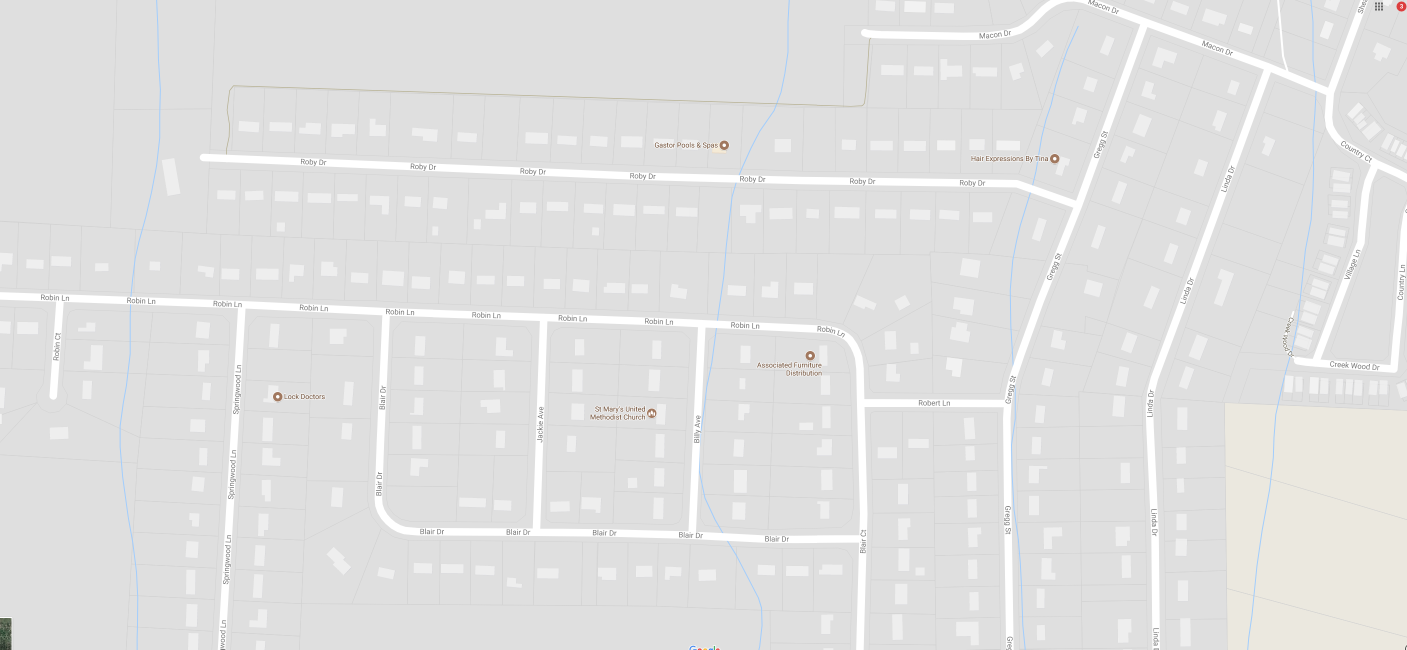
#> input picture data/Archdale.png, 2814 x 1299 px, found by its file name (shown at 1/2 size); its folder holds only this picture in this run
$ python build-orientation-finder.py --image data/Archdale.png   (Python 2 division)   (older library calls are emulated)
#> lines starting #> are read from the running program, lines starting #| are printed output that depends on the picture; after the words box and inside, x2 and y2 are one past the last pixel; in counts of white or black regions, pixels touching at a corner belong together
# import the necessary packages
import argparse
import imutils
import cv2
import numpy as np
from colour import Color

# "optimal" solar range in degrees from due south
solar_range = 30

#minimum house area
min_area =20

# house color in google maps
# rgb(238,238,238)
low = 235
high = 242
lower_house = np.array([low,low,low])
upper_house = np.array([high,high,high])

# construct the argument parse and parse the arguments
ap = argparse.ArgumentParser()
ap.add_argument("-i", "--image", required=True,
	help="path to the input image")
args = vars(ap.parse_args())

# load the image, threshold by colot, save a grayscale copy of original
image = cv2.imread("./data/"+args["image"])
#> image is the input picture: shape (1299, 2814, 3); mean B, G, R 224.6, 224.9, 225
house = cv2.inRange(image,lower_house,upper_house)
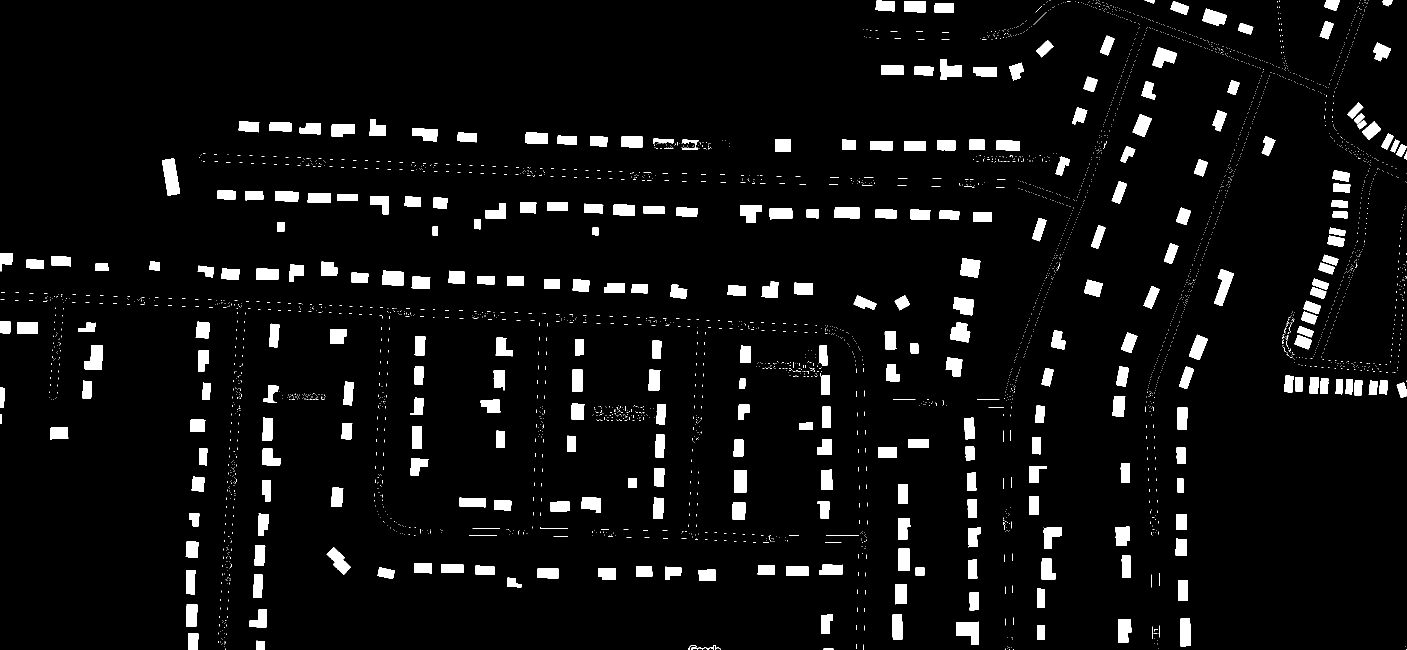
#> house: shape (1299, 2814) (shown at 1/2 size); 5.5% white; 3798 white regions (3497 under 20 px)
gray = cv2.cvtColor(image, cv2.COLOR_BGR2GRAY)

# find contours in the thresholded image
cnts = cv2.findContours(house.copy(), cv2.RETR_EXTERNAL,
	cv2.CHAIN_APPROX_SIMPLE)
#> cnts = 3798 contours, 3520 with area under 20; largest, box (x1, y1, x2, y2) and area: (324, 317, 360, 392) 1710, (1912, 1243, 1957, 1290) 1419, (2428, 538, 2468, 612) 1331, (168, 690, 206, 740) 1252, (1920, 516, 1961, 556) 1173
cnts = cnts[0] if imutils.is_cv2() else cnts[1]

# setup each scene for plotting on top of later
house = cv2.merge([house, house, house])
#> house: shape (1299, 2814, 3); 5.5% white; 3798 white regions (3497 under 20 px), largest, box (x1, y1, x2, y2) and area: (324, 317, 360, 392) 1805, (1912, 1243, 1957, 1290) 1508, (2428, 538, 2468, 612) 1421
contours = cv2.merge([gray, gray, gray])
boxes = contours.copy()
arrows = contours.copy()
shaded = contours.copy()

# define array to hold cummulative image with all six steps
(h, w) = image.shape[:2]
output = np.zeros((h * 6, w,3), dtype="uint8")
output[0:h,     0:w] = image
output[h:2*h,   0:w] = house
output[2*h:3*h, 0:w] = contours
output[3*h:4*h, 0:w] = boxes
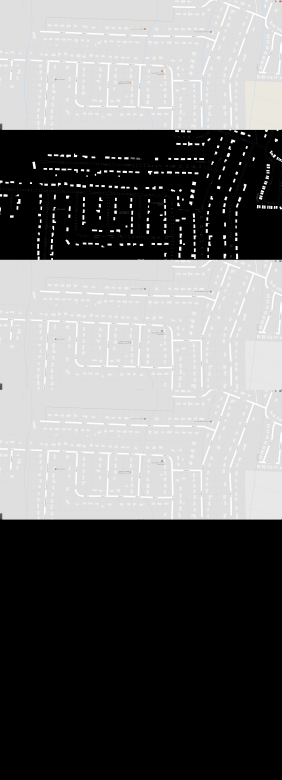
#> output: shape (7794, 2814, 3) (shown at 1/10 size); mean B, G, R 114.8, 114.8, 114.8
output[4*h:5*h, 0:w] = arrows
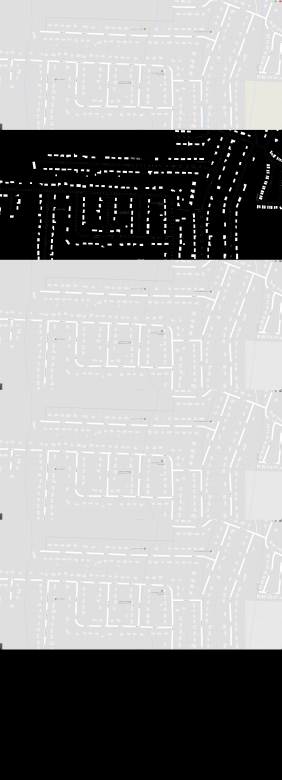
#> output: shape (7794, 2814, 3) (shown at 1/10 size); mean B, G, R 152.2, 152.3, 152.3
output[5*h:6*h, 0:w] = shaded
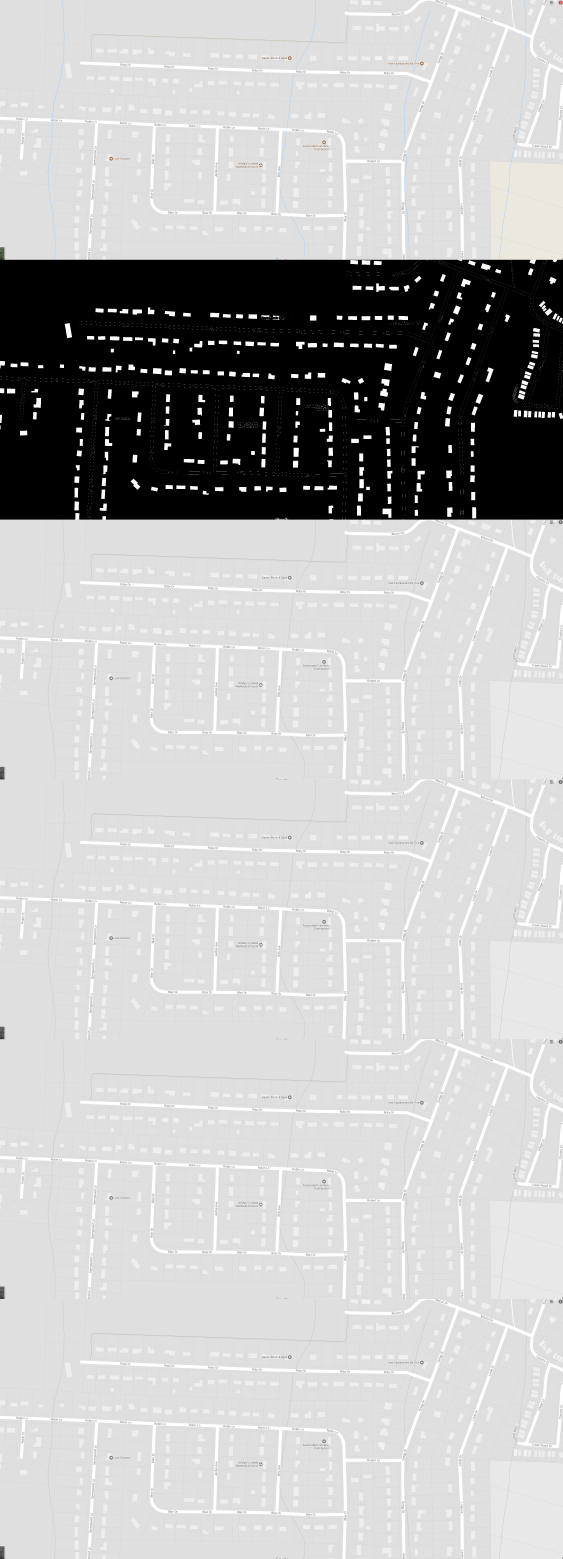
#> output: shape (7794, 2814, 3) (shown at 1/5 size); mean B, G, R 189.7, 189.8, 189.8

# loop over the contours
for c in cnts:
	# find area of selected contour
	area = cv2.contourArea(c)

	# if the contour is too small, ignore it
	if area < min_area:
		continue

	# compute the center of the contour
	M = cv2.moments(c)
	cX = int(M["m10"] / M["m00"])
	cY = int(M["m01"] / M["m00"])

	# draw the contour and center of the shape on the image (purple)
	cv2.drawContours(contours, [c], -1, (255, 0, 150), 2)

	# for each contour, fit a rectangle
	rect = cv2.minAreaRect(c)
	box = cv2.boxPoints(rect)
	box = np.int0(box)
	center=rect[0]

	#Store center, angle, width and height for fit rectangle
	angle_deg = rect[2]
	dim = rect[1]
	rect_w = dim[0]
	rect_h = dim[1]

	# correct angle to make sure follows major axis
	if (rect_w < rect_h):
  		angle_deg = 90 + angle_deg

  	# convert to minor axis
  	angle_deg = 90 + angle_deg

  	#convert to radians
	angle = np.radians(angle_deg)

	#plot fit rectangles (in blue)
	cv2.drawContours(boxes,[box],0,(255,0,0),2)

	# provide length and calculate endpoints for arrow pointing
	# in optimal solar direction for each building
	length = 20
	end_x = int(center[0]+(length*np.cos(angle)))
	end_y = int(center[1]+(length*np.sin(angle)))
	endpoint=(end_x,end_y)
	center=(int(center[0]),int(center[1]))

	# set up heatmap from red (best) to yellow (worst)
	# colors[0] == red, colors[90] == yellow
#> (the run stopped early here; a loop or call above may not have finished)

$ run again, on data/CayugaHeights.png
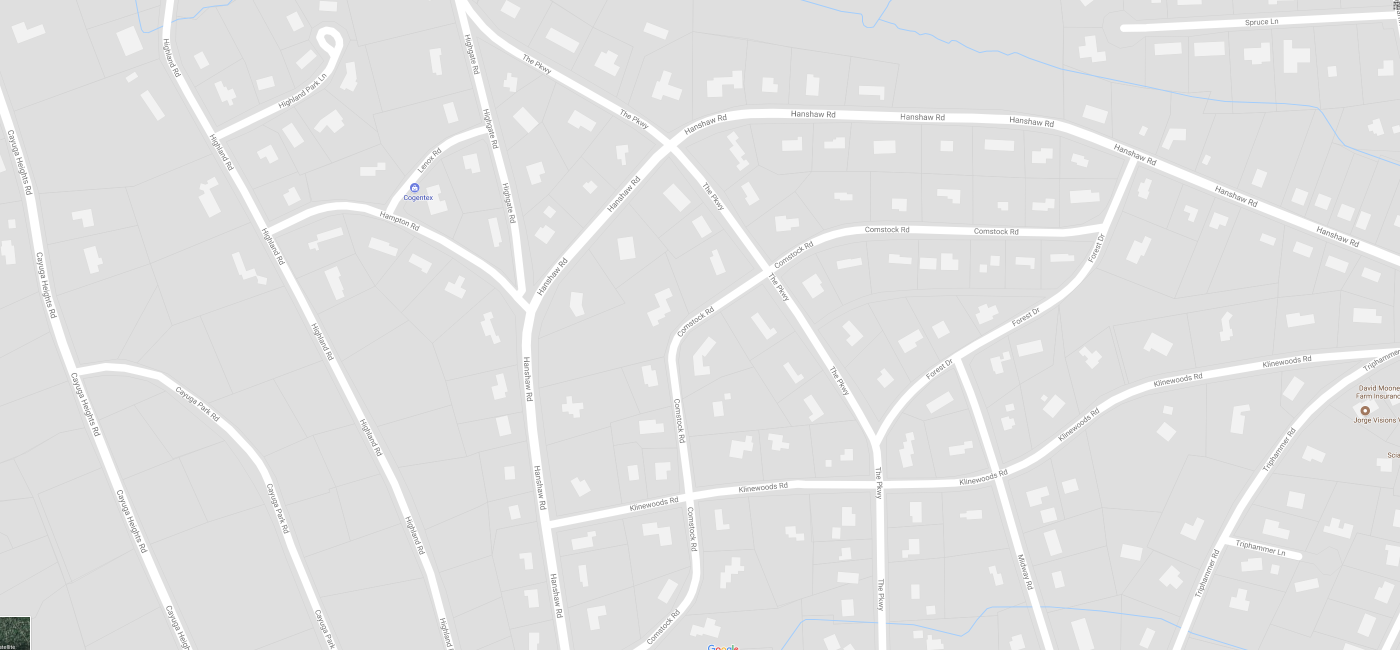
#> input picture data/CayugaHeights.png, 2800 x 1300 px, found by its file name (shown at 1/2 size)
#> image is the input picture: shape (1300, 2800, 3); mean B, G, R 225, 224.9, 224.9
#> `house = cv2.inRange(image,lower_house,upper_house)`:
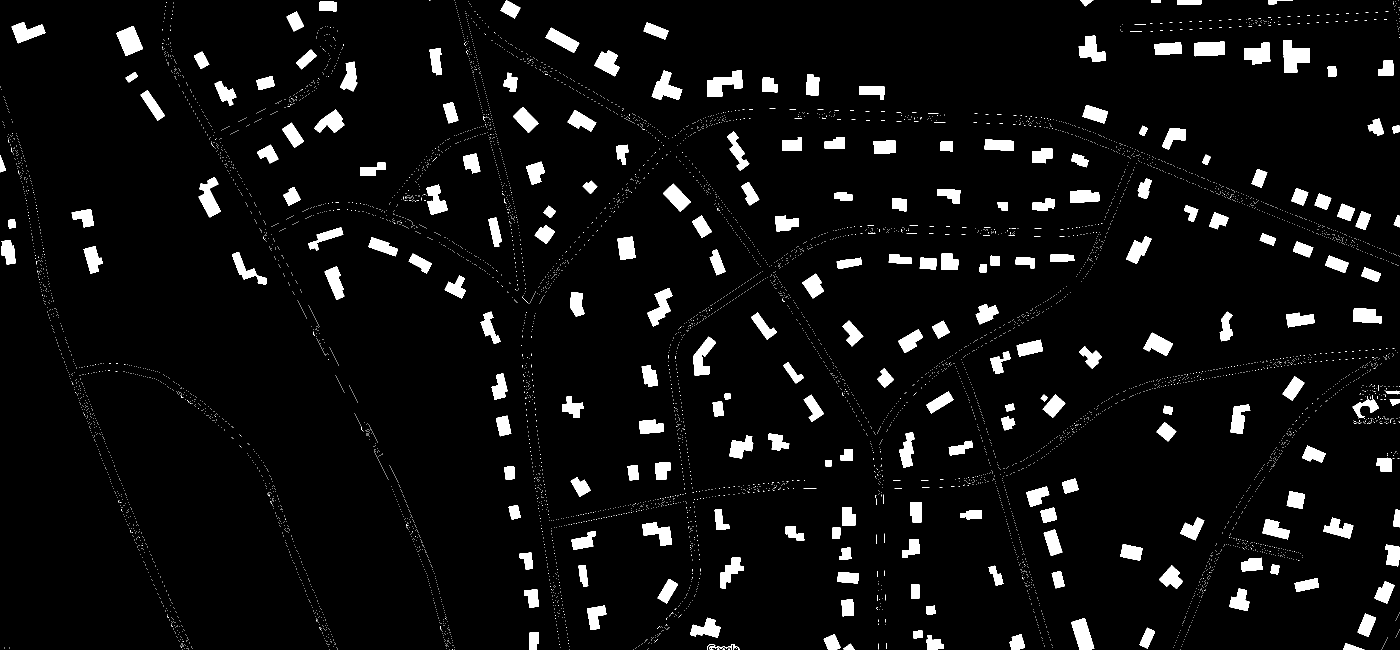
#> house: shape (1300, 2800) (shown at 1/2 size); 5.4% white; 7672 white regions (7454 under 20 px)
#> cnts = 7672 contours, 7460 with area under 20; largest, box (x1, y1, x2, y2) and area: (2567, 80, 2620, 146) 2181, (1414, 141, 1485, 194) 1925, (233, 52, 286, 112) 1808, (1303, 141, 1365, 200) 1744, (2142, 1236, 2189, 1300) 1728
#> `output[5*h:6*h, 0:w] = shaded`:
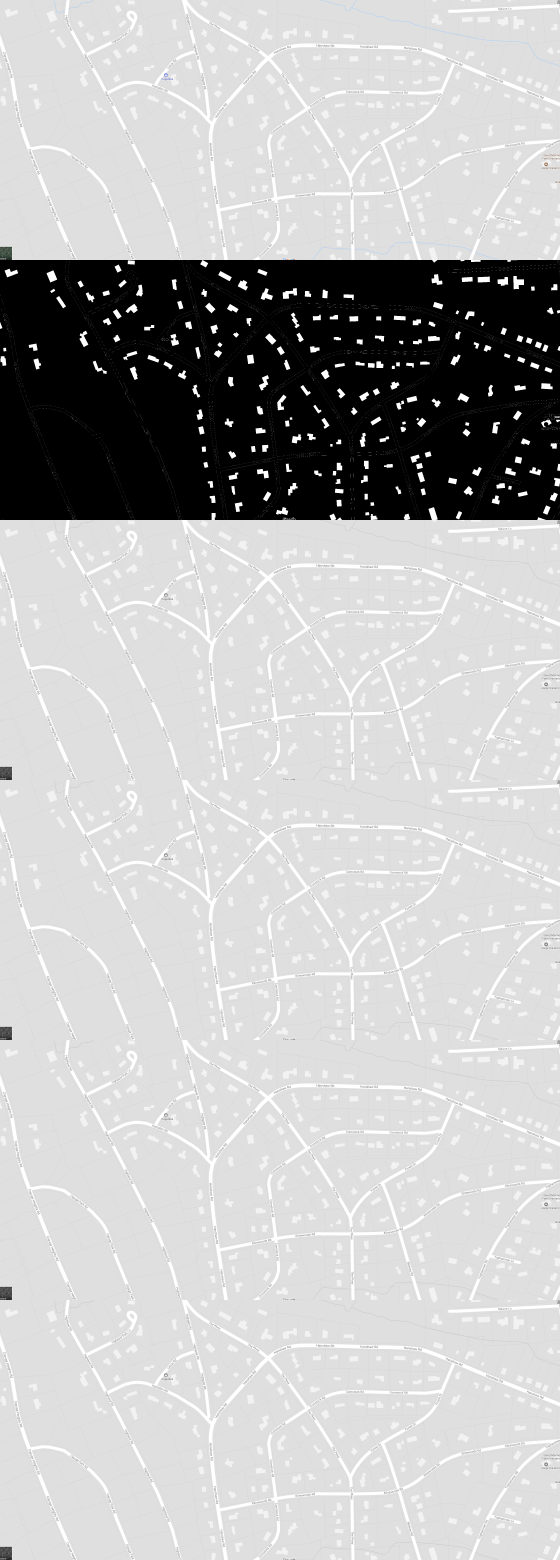
#> output: shape (7800, 2800, 3) (shown at 1/5 size); mean B, G, R 189.7, 189.7, 189.7

$ run again, on data/Lansing.png
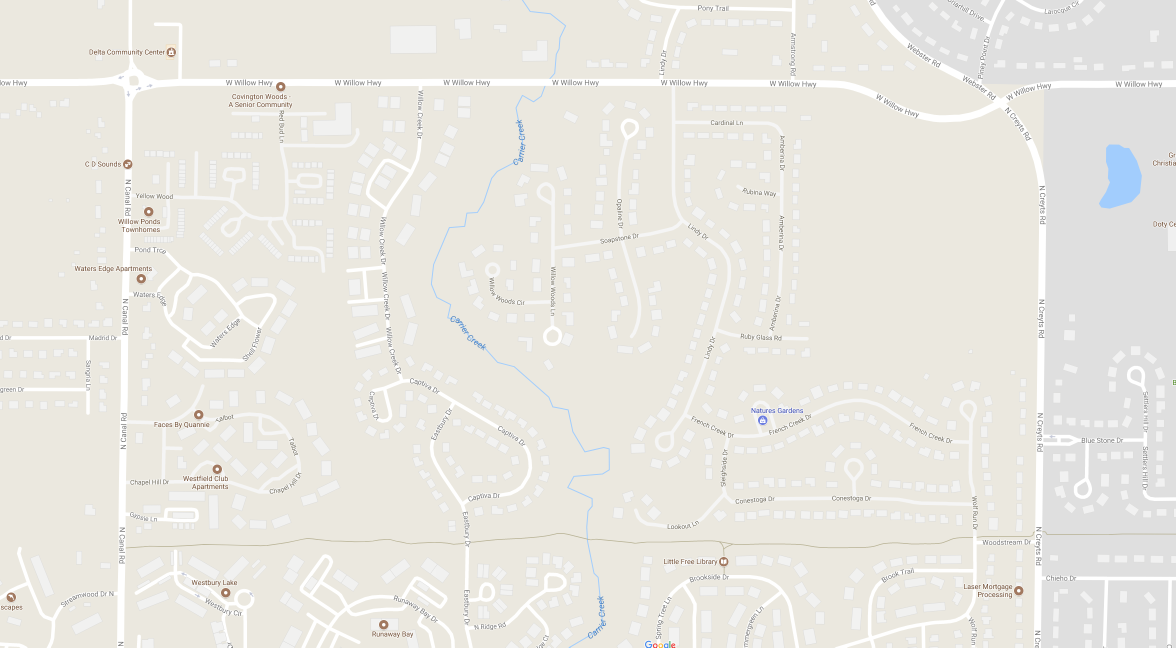
#> input picture data/Lansing.png, 2352 x 1295 px, found by its file name (shown at 1/2 size)
#> image is the input picture: shape (1295, 2352, 3); mean B, G, R 225.3, 231.7, 233.7
#> `house = cv2.inRange(image,lower_house,upper_house)`:
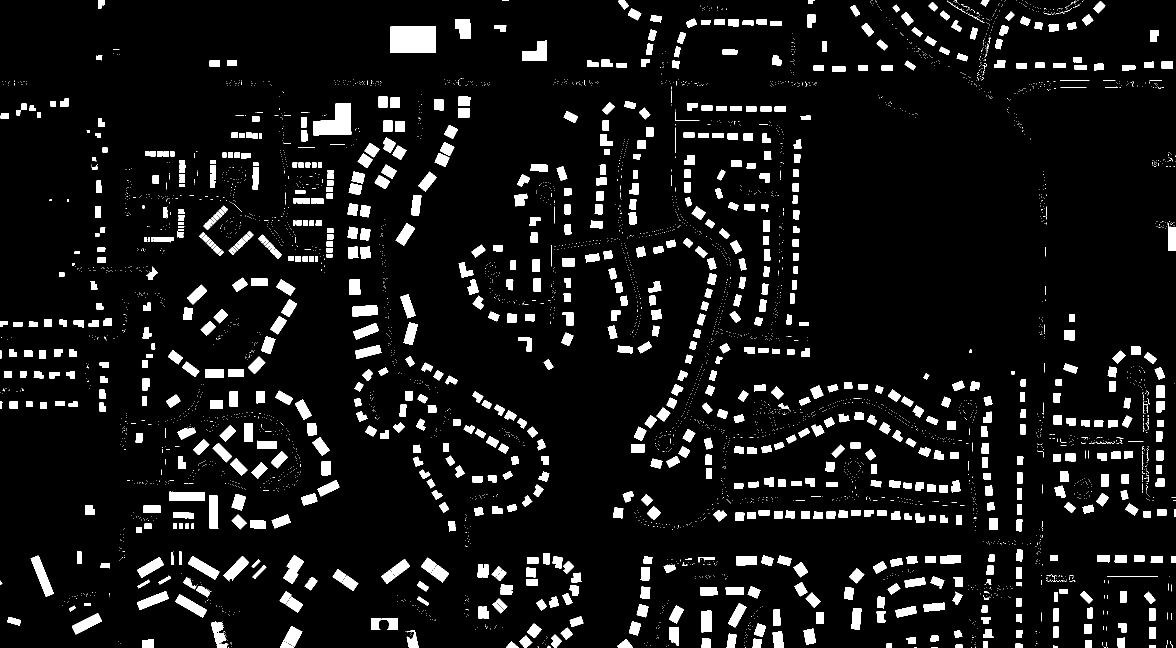
#> house: shape (1295, 2352) (shown at 1/2 size); 8% white; 4663 white regions (3812 under 20 px)
#> cnts = 4663 contours, 3844 with area under 20; largest, box (x1, y1, x2, y2) and area: (781, 52, 872, 106) 4712, (627, 206, 703, 271) 3084, (61, 1111, 108, 1193) 1321, (1045, 81, 1094, 122) 1258, (842, 1115, 898, 1165) 1142
#> `output[5*h:6*h, 0:w] = shaded`:
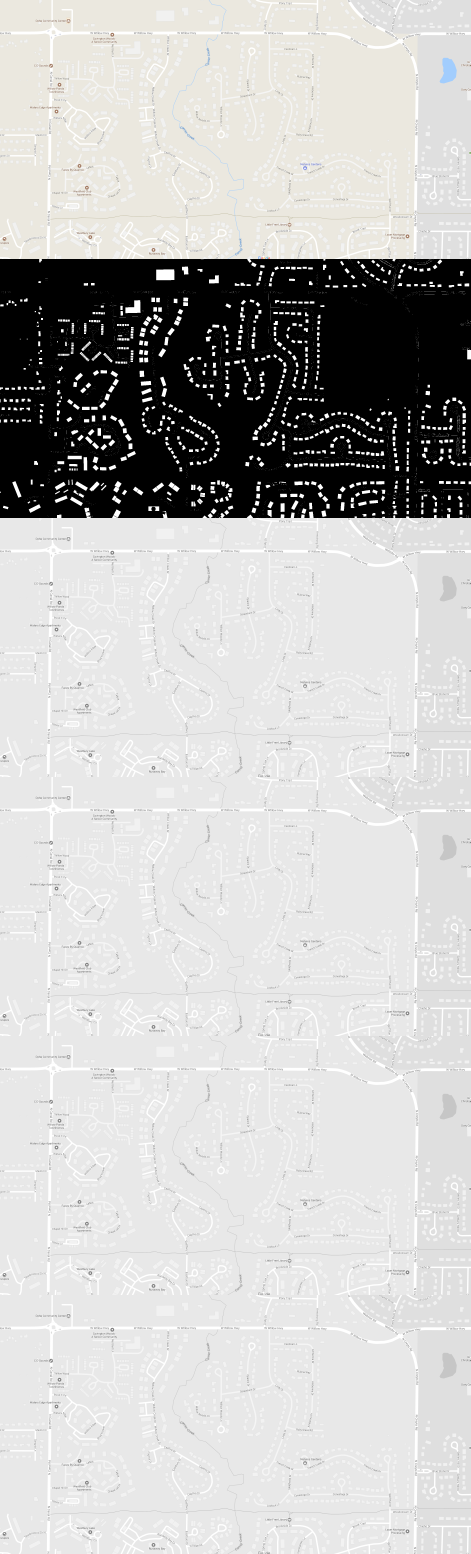
#> output: shape (7770, 2352, 3) (shown at 1/5 size); mean B, G, R 195.4, 196.5, 196.8
